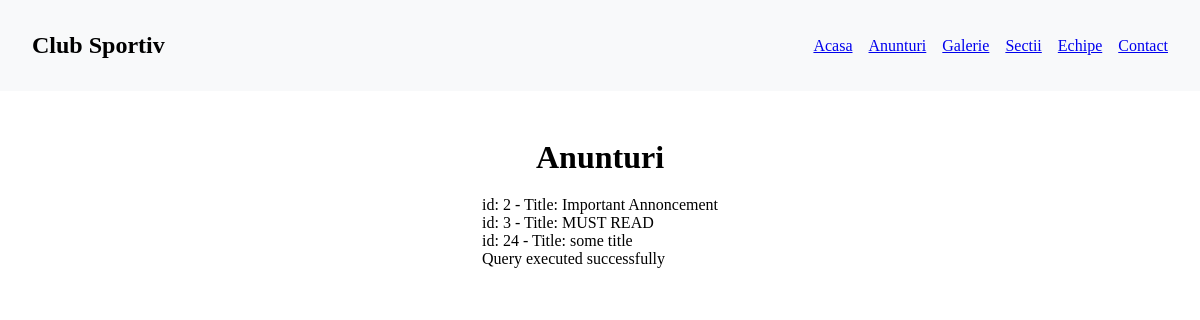
The page /pages/announcements/announcements.php on the database its author committed.
### tables this page shows
CREATE TABLE `announcements` (
  `id` int(11) NOT NULL,
  `title` varchar(255) NOT NULL,
  `description` text NOT NULL,
  `creation_date` datetime NOT NULL DEFAULT current_timestamp()
);

### scripts/get_announcements.php (the view, shortened to what this page needs)
<?php
    include ROOT_PATH . 'includes/db.php';
    $sql = "SELECT * FROM announcements";
    try {
        $result = mysqli_query($conn, $sql);
        if (mysqli_num_rows($result) > 0) {
            while ($row = mysqli_fetch_assoc($result)) {
                echo "id: " . $row["id"] . " - Title: " . $row["title"] . "<br>";
            }
        } else {
            echo "0 results";
        }
        echo "Query executed successfully <br>";
    } catch (mysqli_sql_exception $e) {
        echo "Query failed: " . $e->getMessage();
    }
?>

### css/style.css (style rules this page uses)
* { margin: 0; padding: 0; box-sizing: border-box; }

### rows shown on the page
announcements: id "2", title "Important Annoncement"
announcements: id "3", title "MUST READ"
announcements: id "24", title "some title"
